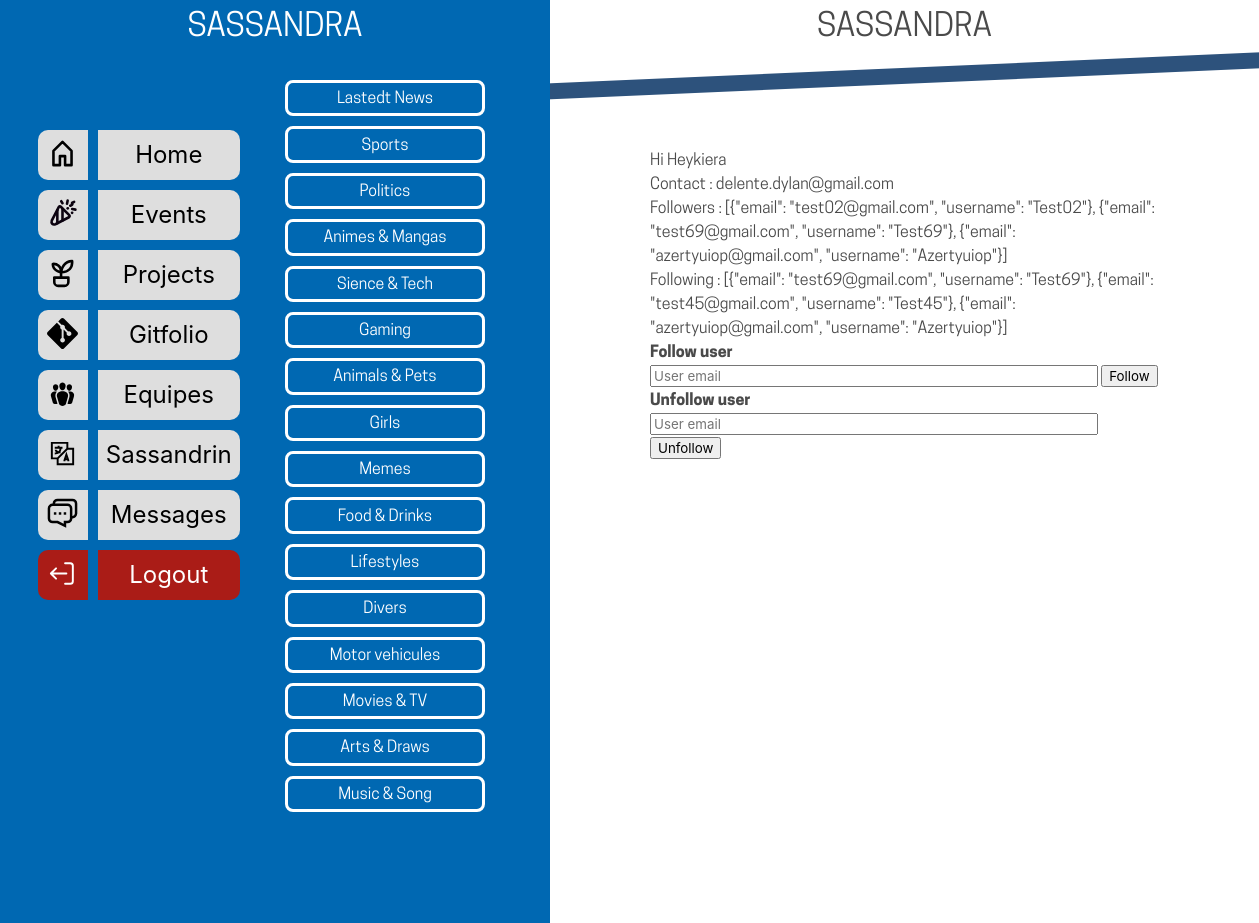
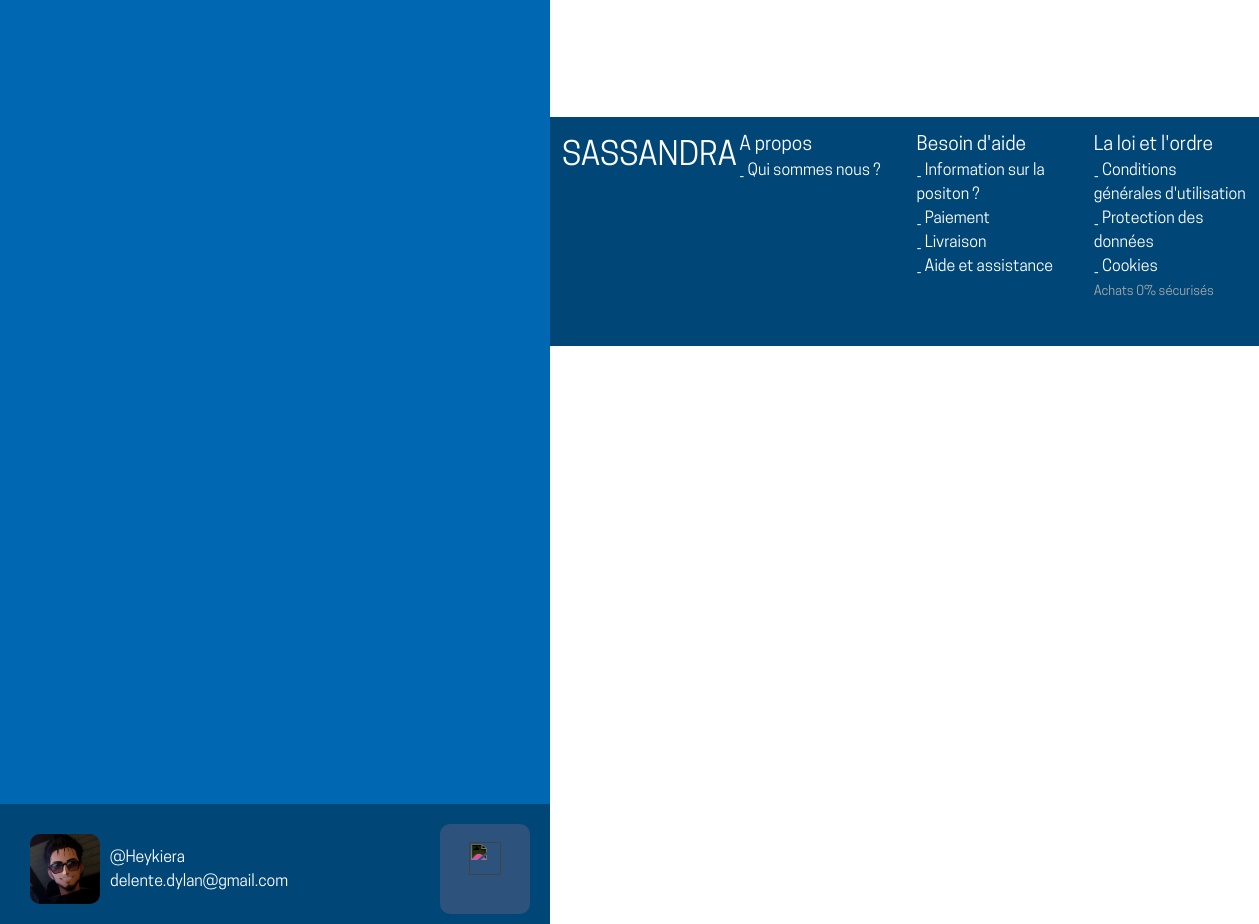
/home (signed in), run on the app's committed database (2 pictures, top to bottom).
### app.py (models this page shows, shortened)
class User(db.Model, UserMixin):
    id = db.Column(db.Integer, primary_key=True, default=lambda: random.randint(10000000, 99999999))
    username = db.Column(db.String(80), unique=True, nullable=False)
    email = db.Column(db.String(120), unique=True, nullable=False)
    password = db.Column(db.String(120), nullable=False)
    profile_image = db.Column(db.String(120), nullable=True)
    following = db.Column(db.JSON)
    followers = db.Column(db.JSON)

### app.py (the view)
@app.route('/home')
@login_required
def home():
    return render_template('home.html')

### app.py (called while the page is built)
@login_manager.user_loader
def load_user(user_id):
    return User.query.get(int(user_id))

### templates/home.html (shortened to what this page needs)
<!DOCTYPE html>
<html lang="fr">
    <head>
        <link rel="stylesheet" href="../static/css/bulma.min.css">
        <link rel="stylesheet" href="../static/css/style2.css">
    </head>
    <body>
        <aside>
            <header>
                <h1>SASSANDRA</h1>
            </header>
            <nav class="nav-list" id="nav">
                <li>
                    <button class="icon" onclick= "window.location.href='{{ url_for('home') }}';"><img src="../static/img/svg/home.svg" alt=""></button>
                    <button class="btn selector active">Home</button>
                    <ul class="hide">
                        <li><label><input type="checkbox"><span>Lastedt News</span></label></li>
                        <li><label><input type="checkbox"><span>Sports</span></label></li>
                        <li><label><input type="checkbox"><span>Politics</span></label></li>
                        <li><label><input type="checkbox"><span>Animes & Mangas</span></label></li>
                        <li><label><input type="checkbox"><span>Sience & Tech</span></label></li>
                        <li><label><input type="checkbox"><span>Gaming</span></label></li>
                        <li><label><input type="checkbox"><span>Animals & Pets</span></label></li>
                        <li><label><input type="checkbox"><span>Girls</span></label></li>
                        <li><label><input type="checkbox"><span>Memes</span></label></li>
                        <li><label><input type="checkbox"><span>Food & Drinks</span></label></li>
                        <li><label><input type="checkbox"><span>Lifestyles</span></label></li>
                        <li><label><input type="checkbox"><span>Divers</span></label></li>
                        <li><label><input type="checkbox"><span>Motor vehicules</span></label></li>
                        <li><label><input type="checkbox"><span>Movies & TV</span></label></li>
                        <li><label><input type="checkbox"><span>Arts & Draws</span></label></li>
                        <li><label><input type="checkbox"><span>Music & Song</span></label></li>
                    </ul>
                </li>
                <li>
                    <button class="icon" onclick= "window.location.href='{{ url_for( 'events' ) }}';"><img src="../static/img/svg/events.svg" alt=""></button>
                    <button class="btn selector">Events</button>
                </li>
                <li>
                    <button class="icon" onclick= "window.location.href='{{ url_for( 'projects' ) }}';"><img src="../static/img/svg/projects.svg" alt=""></button>
                    <button class="btn selector">Projects</button>
                </li>
                <li>
                    <button class="icon" onclick= "window.location.href='{{ url_for( 'gitfolio' ) }}';"><img src="../static/img/svg/git.svg" alt=""></button>
                    <button class="btn selector">Gitfolio</button>
                </li>
                <li>
                    <button class="icon" onclick= "window.location.href='{{ url_for( 'groups' ) }}';"><img src="../static/img/svg/groups.svg" alt=""></button>
                    <button class="btn selector">Equipes</button>
                </li>
                <li>
                    <button class="icon" onclick= "window.location.href='{{ url_for( 'sassandrin' ) }}';"><img src="../static/img/svg/language.svg" alt=""></button>
                    <button class="btn selector">Sassandrin</button>
                </li>
                <li>
                    <button class="icon" onclick= "window.location.href='{{ url_for( 'messages' ) }}';"><img src="../static/img/svg/messages.svg" alt=""></button>
                    <button class="btn selector">Messages</button>
                </li>
                <li>
                    <button class="icon logout" onclick= "window.location.href='{{ url_for( 'logout' ) }}';"><img src="../static/img/svg/logout.svg" alt=""></button>
                    <button class="btn selector logout" onclick= "window.location.href='{{ url_for( 'logout' ) }}';">Logout</button>
                </li>
            </nav>
            <footer>
                <div class="user-info" onclick= "window.location.href='{{ url_for( 'profile' ) }}';">
                <img src="{{ url_for('static', filename='uploads/' + current_user.profile_image) }}" alt="User Picture">
                    <div class="user-details">
                        <h3 class="username">@{{ current_user.username }}</h3>
                        <p class="user-email">{{ current_user.email }}</p>
                    </div>
                </div >
                <div class="settings" onclick= "window.location.href='{{ url_for( 'settings' ) }}';">
                    <img src="../static/img/svg/settings-gear.svg" alt="">
                </div>
            </footer>
        </aside>
        <section>
            <header>
                <h1>SASSANDRA</h1>
            </header>
            <div class="container">
                <div class="post">
                    {% if current_user.is_authenticated %}
                        <p>Hi {{ current_user.username }}</p>
                        <p>Contact : {{ current_user.email }}</p>
                        <p>Followers : {{ current_user.followers }}</p>
                        <p>Following : {{ current_user.following }}</p>
                    {% endif %}
                    <form id="follow-user" action="/follow" method="post">
                        <div class="follow">
                            <label for="follow-email"><b>Follow user</b></label>
                            <input type="text" placeholder="User email" name="follow-email" size="45" required>
                            <button type="submit">Follow</button>
                        </div>
                    </form>
                    <form id="unfollow-user" action="/unfollow" method="post">
                        <div class="follow">
                            <label for="unfollow-email"><b>Unfollow user</b></label>
                            <input type="text" placeholder="User email" name="unfollow-email" size="45" required>
                            <button type="submit">Unfollow</button>
                        </div>
                    </form>
                    <br><br><br><br><br><br><br><br><br><br>
                    <br><br><br><br><br><br><br><br><br><br>
                </div>
            </div>
            <footer>
                <div class="column">
                    <h1 style="font-size: xx-large;">SASSANDRA</h1>
                </div>
                <div class="column">
                    <h2 style="font-size: larger;">A propos</h2>
                    <p>_ Qui sommes nous ?</p>
                </div>
                <div class="column">
                    <h2 style="font-size: larger;">Besoin d'aide</h2>
                    <p>_ Information sur la positon ?</p>
                    <p>_ Paiement</p>
                    <p>_ Livraison</p>
                    <p>_ Aide et assistance</p>
                </div>
                <div class="column">
                    <h2 style="font-size: larger;">La loi et l'ordre</h2>
                    <p>_ Conditions générales d'utilisation</p>
                    <p>_ Protection des données</p>
                    <p>_ Cookies</p>
                    <span style="color: darkgray; font-size: small;">Achats 0% sécurisés</span>
                </div>
            </footer>
        </section>
    </body>
</html>

### static/css/style2.css (style rules this page uses)
:root { --gouttiere: 2.5rem; --login-input: #00693E; --sidebar-backgroud: #0068b2; --sidebar-profile: #004777; --sidebar-color: #fff; --sidebar-input: #dedede; --sidebar-title: #AA1C17; --sidebar-span: #D8D8D8; --sidebar-svg: brightness(0) saturate(100%) invert(92%) sepia(0%) saturate(7492%) hue-rotate(68deg) brightness(110%) contrast(100%); --sidebar-svg-hover:brightness(0) saturate(100%) invert(92%) sepia(0%) saturate(7492%) hue-rotate(68deg) brightness(110%) contrast(100%); --section-background: #f9f7ed; --section-color: #262626; --section-input: #ffffff; --section-title: #2D527C; --section-svg: filter: brightness(0) saturate(100%) invert(91%) sepia(12%) saturate(3777%) hue-rotate(186deg) brightness(111%) contrast(104%); --section-svg-hover: brightness(0) saturate(100%) invert(30%) sepia(25%) saturate(1116%) hue-rotate(171deg) brightness(92%) contrast(93%); }
* { font-family: 'Texte'; }
aside { background-color: var(--sidebar-backgroud); position: fixed; color: var(--sidebar-color); width: 550px; height: 100%; left: 0; padding: 0; margin: 0; overflow-x:hidden; }
aside header { background-color: var(--sidebar-backgroud); height: 5%; font-size: xx-large; text-align: center; align-items: center; justify-content: center; }
aside nav { background-color: var(--sidebar-backgroud); height: calc(100%); overflow-x: hidden; }
aside footer { background-color: var(--sidebar-profile); color: var(--sidebar-color); position: sticky; height: 120px; width: 100%; bottom: 0%; left: 0%; padding: 20px; }
aside footer > * { align-items: center; justify-content: center; display:inline-block; vertical-align:middle; }
section { width: calc(100% - 550px); position: relative; float: right; }
section header { padding: 0; font-size: xx-large; text-align: center; align-items: center; }
section header::after { content: ''; display: block; position: absolute; left: -1rem; z-index: -1; width: 110%; height: 10em; background-color: inherit; top: 0.2rem; transform: translateY(20%) skewY(-2.5deg); border-top: 1rem solid var(--section-title); }
section footer { background-color: var(--sidebar-profile); width: 100%; display: table; color: var(--sidebar-color); padding-bottom: 2rem; }
.user-info { width: calc(100% - 110px); margin-right: 10px; color: var(--sidebar-color); text-align: left; display: inline-flex; justify-content: start; }
.user-info img { height: 70px; width: 70px; margin: 10px; border-radius: 10px; object-fit: cover; }
.settings { background-color: var(--section-title); float: right; width: 90px; height: 90px; border-radius: 10px; text-align: center; justify-content: center; }
.settings img { width: 60%; height: 60%; transition: transform 0.2s ease-in; filter: saturate(100%) invert(100%) sepia(0%) hue-rotate(35deg) brightness(107%) contrast(101%); margin: 20%; }
.nav-list { padding: 5% }
.nav-list > li { list-style: none; margin: 10px; display: flex; }
.icon { display: inline-block; width: 50px; height: 50px; border: none; border-top-left-radius: 10px; border-bottom-left-radius: 10px; cursor: pointer; background-color: var(--sidebar-input); margin-right: 10px; }
.icon img { padding: 10%; }
.btn { display: inline-block; width: 30%; height: 50px; font-size: x-large; border: none; border-top-right-radius: 10px; border-bottom-right-radius: 10px; cursor: pointer; background-color: var(--sidebar-input); }
.hide { position: absolute; left: 50%; top: 70px; display: none; color: var(--section-input); width: 40%; }
.active + .hide { display: block; }
.hide span { display: block; text-align: center; padding: 0.2rem; font-size: 1rem; border: solid 0.2rem var(--section-input); border-radius: 0.5rem; cursor: pointer; margin: 10px; }
.logout { background-color: var(--sidebar-title); color: var(--sidebar-color); }
.logout img { filter: brightness(0) saturate(100%) invert(99%) sepia(87%) saturate(45%) hue-rotate(264deg) brightness(119%) contrast(100%); }
.column { float: left; width: 25%; }
.container { margin: 100px; }

### data on the page
User: profile_image (picture), username "Heykiera", email "delente.dylan@gmail.com", followers "[{\"email\": \"test02@gmail.com\", \"username\": \"Test02\"}, {\"email\": \"test69@gmail.com\", \"username\": \"Test69\"}, {\"email\": \"azertyuiop@gmail.com\", \"username\": \"Azertyuiop\"}]", following "[{\"email\": \"test69@gmail.com\", \"username\": \"Test69\"}, {\"email\": \"test45@gmail.com\", \"username\": \"Test45\"}, {\"email\": \"azertyuiop@gmail.com\", \"username\": \"Azertyuiop\"}]"
